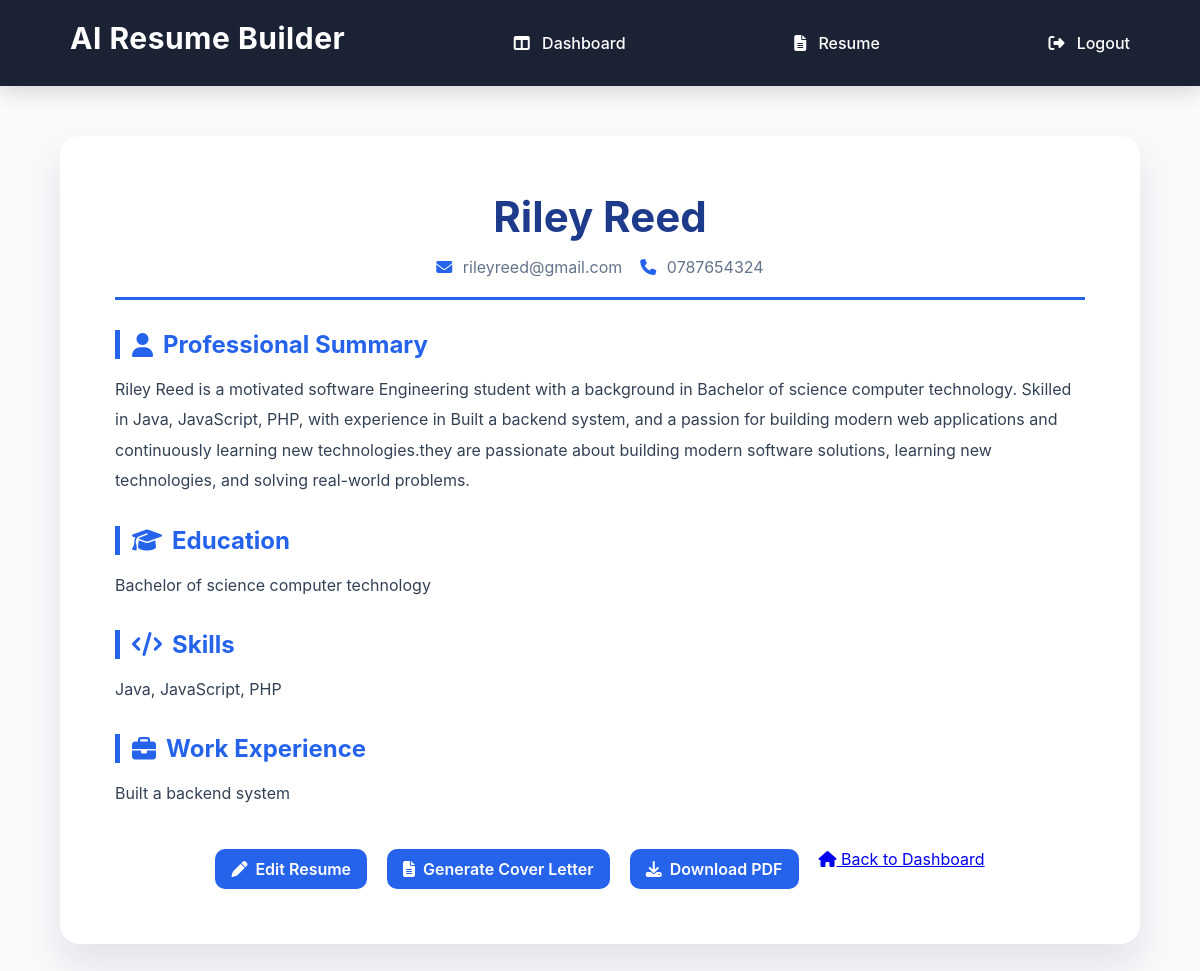
Page /resume/6 (signed in) on the earlier database version.
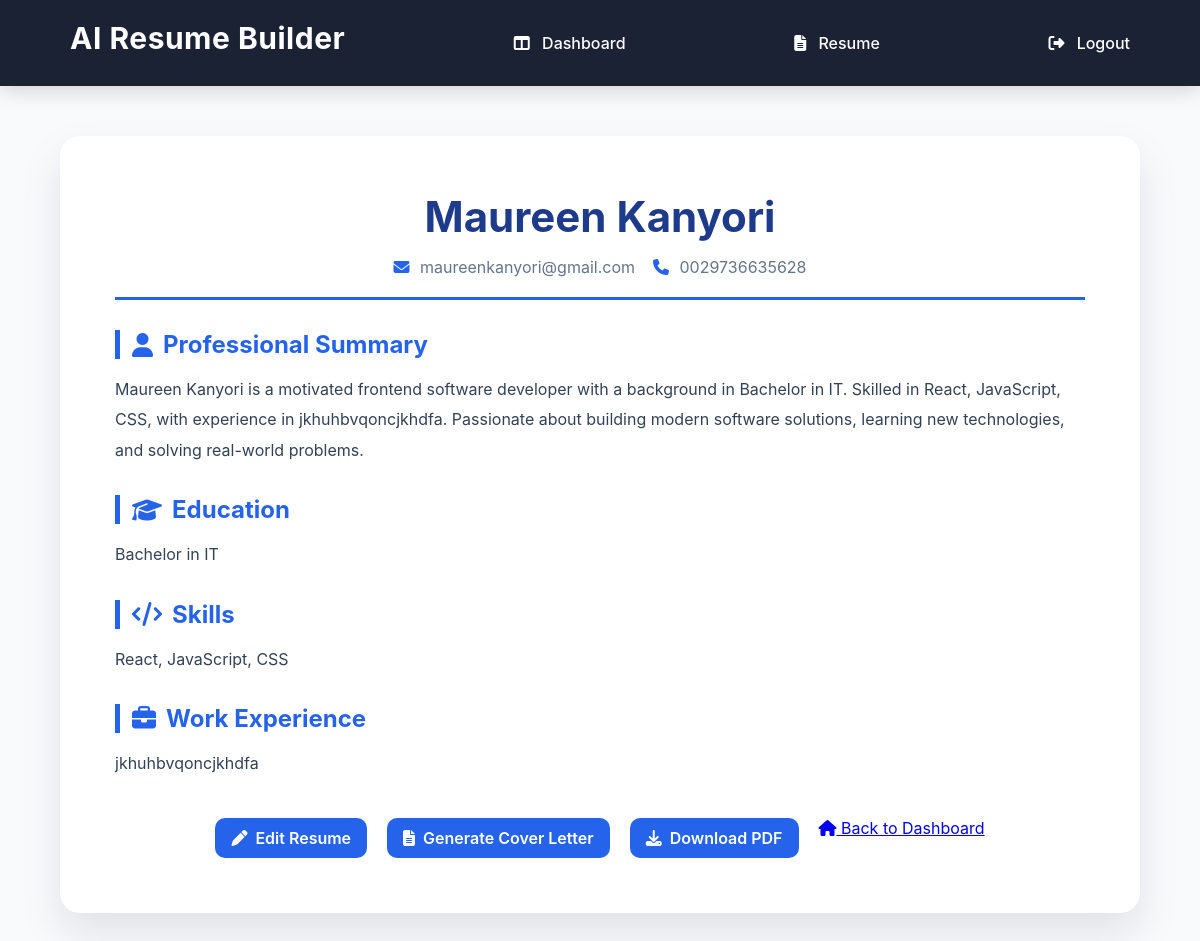
Same page on the later database version.
### tables this page shows
CREATE TABLE resumes(
            id INTEGER PRIMARY KEY AUTOINCREMENT,
            user_id INTEGER NOT NULL,
            full_name TEXT,
            email TEXT,
            phone TEXT,
            education TEXT,
            skills TEXT,
            experience TEXT,
            summary TEXT
        );

### app.py (the view)
@app.route("/resume/<int:resume_id>")
def view_resume(resume_id):
    resume = get_resume_by_id(resume_id)
    return render_template(
        "view_resume.html",
        resume = resume
    )

### database/db.py (called while the page is built)
def get_resume_by_id(resume_id):
    conn = sqlite3.connect(DB_PATH)
    conn.row_factory = sqlite3.Row
    cursor = conn.cursor()
    cursor.execute("""
        SELECT *
        FROM resumes
        WHERE id = ?
    """, (resume_id,))
    resume = cursor.fetchone()
    conn.close()
    return resume

### templates/view_resume.html (shortened to what this page needs)
{% extends "base.html" %}
{% block content %}
<div class="resume-preview">
    <div class="resume-header">
        <h1>{{ resume["full_name"] }}</h1>
        <p>
            <i class="fa-solid fa-envelope"></i>
            {{ resume["email"] }}
            <i class="fa-solid fa-phone"></i>
            {{ resume["phone"] }}
        </p>
    </div>
    <div class="resume-section">
        <h2>
            <i class="fa-solid fa-user"></i>Professional Summary
        </h2>
        <p>{{ resume["summary"] }}</p>
    </div>
    <div class="resume-section">
        <h2>
            <i class="fa-solid fa-graduation-cap"></i>Education
        </h2>
        <p>{{ resume["education"] }}</p>
    </div>
    <div class="resume-section">
        <h2>
            <i class="fa-solid fa-code"></i>Skills
        </h2>
        <p>{{ resume["skills"] }}</p>
    </div>
    <div class="resume-section">
        <h2>
            <i class="fa-solid fa-briefcase"></i>Work Experience
        </h2>
        <p>{{ resume["experience"] }}</p>
    </div>
    <div class="resume-actions">
        <a href="{{ url_for('edit_resume', resume_id=resume['id']) }}" class="primary-btn">
            <i class="fa-solid fa-pen"></i>
            Edit Resume
        </a>
        <a href="{{ url_for('cover_letter', resume_id=resume['id']) }}" class="primary-btn">
            <i class="fa-solid fa-file-lines"></i>
            Generate Cover Letter
        </a>
        <a href="{{ url_for('download_resume_pdf', resume_id=resume['id']) }}" class="primary-btn">
            <i class="fa-solid fa-download"></i>
            Download PDF
        </a>
        <a href="{{ url_for('dashboard') }}" class="secondary-outline">
            <i class="fa-solid fa-house"></i>
            Back to Dashboard
        </a>
    </div>
</div>
{% endblock %}

### templates/base.html (shortened to what this page needs)
<!DOCTYPE html>
<html lang="en">
<head>
    <link rel="stylesheet"
          href="{{ url_for('static', filename='css/style.css') }}">
    <link rel="stylesheet"
        href="https://cdnjs.cloudflare.com/ajax/libs/font-awesome/6.7.2/css/all.min.css">
</head>
<body>
    <nav>
        <h2>AI Resume Builder</h2>
        {% if session.get("user_id") %}
            <a href="{{ url_for('dashboard') }}">
                <i class="fa-solid fa-table-columns"></i> Dashboard
            </a>
            <a href="{{ url_for('resume') }}">
                <i class="fa-solid fa-file-lines"></i> Resume
            </a>
            <a href="{{ url_for('logout') }}">
                <i class="fa-solid fa-right-from-bracket"></i> Logout
            </a>
        {% endif %}
    </nav>
    {% block content %}
    {% endblock %}
</body>
</html>

### static/css/style.css (style rules this page uses)
:root { --primary: #2563eb; --primary-dark: #1d4ed8; --background: #f8fafc; --surface: #ffffff; --text: #0f172a; --muted: #64748b; --border: #e2e8f0; --success: #16a34a; --danger: #dc2626; --radius: 12px; --shadow: 0 10px 25px rgba(0, 0, 0, 0.08); --transition: 0.3s ease; }
* { margin : 0; padding: 0; box-sizing: border-box; }
body { font-family: "Inter", Arial, sans-serif; background: var(--background); color: var(--text); }
nav { background: rgba(15,23,42,0.95); backdrop-filter: blur(12px); display:flex; justify-content:space-between; align-items:center; padding:20px 70px; position:sticky; top:0; z-index:1000; box-shadow:0 5px 20px rgba(0,0,0,.15); }
nav h2 { color:white; font-size:30px; font-weight:700; letter-spacing:.5px; }
nav a { color:white; text-decoration:none; font-weight:500; transition:.3s; }
nav a i { margin-right: 8px; }
.form-container h1, h2 { text-align: center; margin-bottom: 10px; }
.resume-preview { width:90%; max-width:1100px; margin:50px auto; background:white; padding:55px; border-radius:20px; box-shadow:0 20px 40px rgba(15,23,42,.1); }
.resume-header { text-align: center; border-bottom: 3px solid var(--primary); padding-bottom: 20px; margin-bottom: 30px; }
.resume-header h1 { font-size: 42px; color: #1e3a8a; }
.resume-header p { color: var(--muted); margin-top: 15px; font-size: 16px; }
.resume-header p i { color: var(--primary); margin-right: 6px; }
.resume-section { margin-top: 30px; }
.resume-section h2 { color: var(--primary); margin-bottom: 15px; border-left: 5px solid var(--primary); padding-left: 12px; display: flex; align-items: center; gap: 10px; }
.resume-section p { line-height: 1.9; color: #334155; }
.primary-btn, .danger-btn { display:inline-flex; align-items:center; gap:8px; padding:10px 16px; border-radius:10px; text-decoration:none; font-weight:600; transition:var(--transition); }
.primary-btn { background:var(--primary); color:white; }
.resume-actions { margin-top: 40px; display: flex; justify-content: center; gap: 20px; flex-wrap: wrap; }

Differences in the rows shown:
changed resumes: full_name "Riley Reed" → "Maureen Kanyori"; email "rileyreed@gmail.com" → "maureenkanyori@gmail.com"; phone "0787654324" → "0029736635628"; summary "Riley Reed is a motivated software Engineering student with a background in Bachelor of science computer technology. Skilled in Java, JavaScript, PHP, with experience in Built a backend system, and a passion for building modern web applications and continuously learning new technologies.they are passionate about building modern software…" → "Maureen Kanyori is a motivated frontend software developer with a background in Bachelor in IT. Skilled in React, JavaScript, CSS, with experience in jkhuhbvqoncjkhdfa. Passionate about building modern software…"; education "Bachelor of science computer technology" → "Bachelor in IT"; skills "Java, JavaScript, PHP" → "React, JavaScript, CSS"; experience "Built a backend system" → "jkhuhbvqoncjkhdfa"
